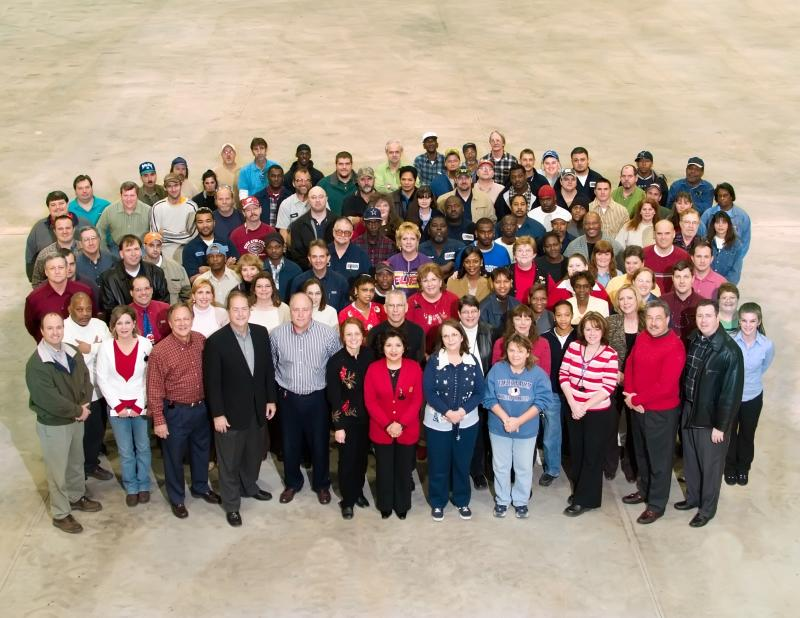
#> input picture crowd.jpg, 800 x 618 px
$ python Code.py   (older library calls are emulated)
#> lines starting #> are read from the running program, lines starting #| are printed output that depends on the picture
#> in main, image is the input picture: shape (618, 800, 3); mean B, G, R 131.1, 142.8, 160.9
import cv2
import numpy as np
from mtcnn import MTCNN
from skimage import feature
from sklearn.preprocessing import normalize
import matplotlib.pyplot as plt

# Helper functions
def resize_image(image, new_size=(128, 128)):
    return cv2.resize(image, new_size)

def convert_to_grayscale(image):
    return cv2.cvtColor(image, cv2.COLOR_BGR2GRAY)
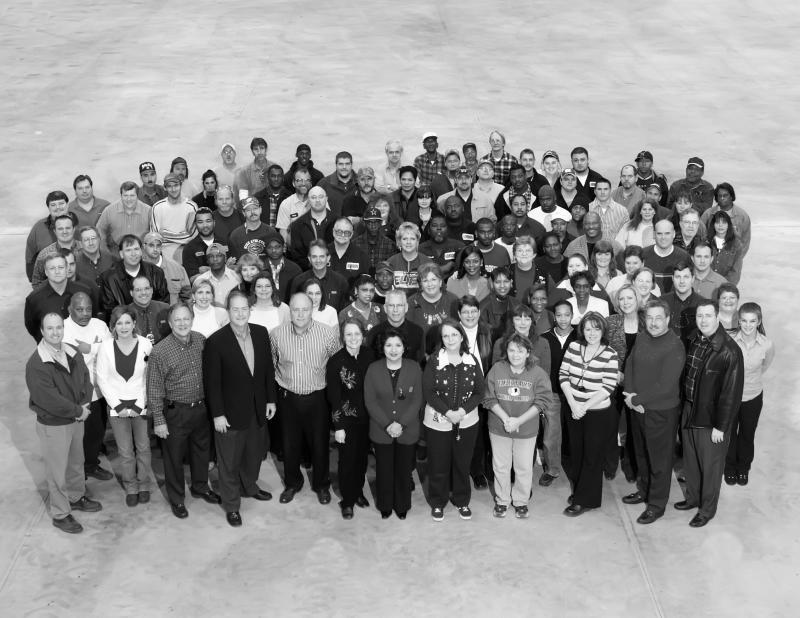
#> returned value: shape (618, 800); min 0, max 255, mean 146.9

def histogram_equalization(image):
    return cv2.equalizeHist(image)

def canny_edge_detection(image):
    return cv2.Canny(image, 100, 200)

def gabor_filter(image, ksize=31, sigma=4.0, theta=0.0, lambd=10.0, gamma=0.5):
    gabor_kernel = cv2.getGaborKernel((ksize, ksize), sigma, theta, lambd, gamma)
    return cv2.filter2D(image, cv2.CV_8UC3, gabor_kernel)

def compute_lbp(image):
    lbp = feature.local_binary_pattern(image, P=8, R=1, method='uniform')
    return lbp

def compute_hog(image):
    hog_descriptor, hog_image = feature.hog(image, pixels_per_cell=(8, 8), cells_per_block=(2, 2), visualize=True)
    return hog_descriptor, hog_image

def normalize_image(image):
    return normalize(image.reshape(-1, 1)).reshape(image.shape)

# Non-Maximum Suppression (NMS) function
# [31 lines left out: function non_max_suppression, not called in this run]

# Face detection function using MTCNN
def detect_faces_mtcnn(image):
    detector = MTCNN()
    rgb_image = cv2.cvtColor(image, cv2.COLOR_BGR2RGB)
    faces_mtcnn = detector.detect_faces(rgb_image)

    boxes = []
    for face in faces_mtcnn:
        x, y, w, h = face['box']
        boxes.append((x, y, x + w, y + h))

    # Apply NMS to filter out overlapping bounding boxes
    if len(boxes) > 0:
        boxes = non_max_suppression(np.array(boxes))
    else:
        boxes = np.empty((0, 4), int)  # Create an empty array with shape (0, 4) if no faces are detected
    return boxes

# Function to enhance the image for better face detection
def enhance_image(image):
    grayscale_image = convert_to_grayscale(image)
    blurred_image = cv2.GaussianBlur(grayscale_image, (5, 5), 0)
    sharpened_image = cv2.addWeighted(grayscale_image, 1.5, blurred_image, -0.5, 0)
    equalized_image = histogram_equalization(sharpened_image)
#> in histogram_equalization, `return cv2.equalizeHist(image)`:
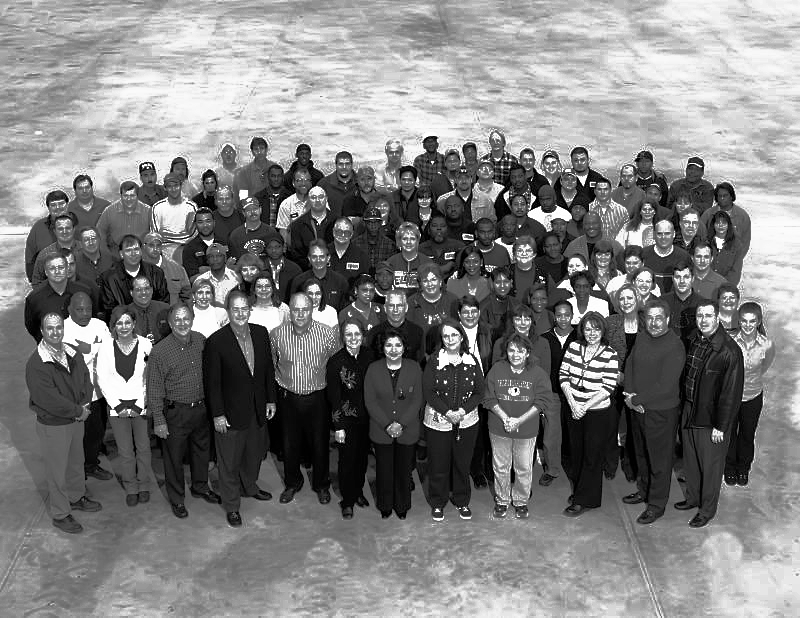
#> returned value: shape (618, 800); min 0, max 255, mean 128.1
    return equalized_image

# Main function to process an image
def main(image_path):
    # Load and preprocess image
    image = cv2.imread(image_path)
    enhanced_image = enhance_image(image)

    # Face detection using MTCNN
    faces_mtcnn = detect_faces_mtcnn(image)
    face_count_final = len(faces_mtcnn)

    # Print the total number of detected faces
    print(f"Total number of faces detected: {face_count_final}")

    # Draw rectangles around detected faces
    for (x, y, x2, y2) in faces_mtcnn:
        cv2.rectangle(image, (x, y), (x2, y2), (255, 0, 0), 2)

    # Additional image preprocessing and feature extraction
    resized_image = resize_image(image)
    grayscale_image = convert_to_grayscale(resized_image)
    equalized_image = histogram_equalization(grayscale_image)

    # Extract features
    edges = canny_edge_detection(equalized_image)
    gabor_response = gabor_filter(equalized_image)
    lbp_features = compute_lbp(equalized_image)
    hog_descriptor, hog_image = compute_hog(equalized_image)

    # Normalize image
    normalized_image = normalize_image(equalized_image)

    # Display results
    plt.figure(figsize=(14, 10))
    plt.subplot(2, 4, 1), plt.title('Original Image'), plt.imshow(cv2.cvtColor(image, cv2.COLOR_BGR2RGB))
    plt.subplot(2, 4, 2), plt.title('Grayscale Image'), plt.imshow(grayscale_image, cmap='gray')
    plt.subplot(2, 4, 3), plt.title('Equalized Image'), plt.imshow(equalized_image, cmap='gray')
    plt.subplot(2, 4, 4), plt.title('Edges'), plt.imshow(edges, cmap='gray')
    plt.subplot(2, 4, 5), plt.title('Gabor Response'), plt.imshow(gabor_response, cmap='gray')
    plt.subplot(2, 4, 6), plt.title('LBP'), plt.imshow(lbp_features, cmap='gray')
    plt.subplot(2, 4, 7), plt.title('HOG'), plt.imshow(hog_image, cmap='gray')
    plt.subplot(2, 4, 8), plt.title('Detected Faces'), plt.imshow(cv2.cvtColor(image, cv2.COLOR_BGR2RGB))
    plt.show()

# Run the main function with the provided image path
image_path = 'crowd.jpg'  # Update with the path to your uploaded image
main(image_path)
#> (the call stopped at in detect_faces_mtcnn, `detector = MTCNN()`: mtcnn is not available in this run)

$ run again, with 5.jpg copied over crowd.jpg
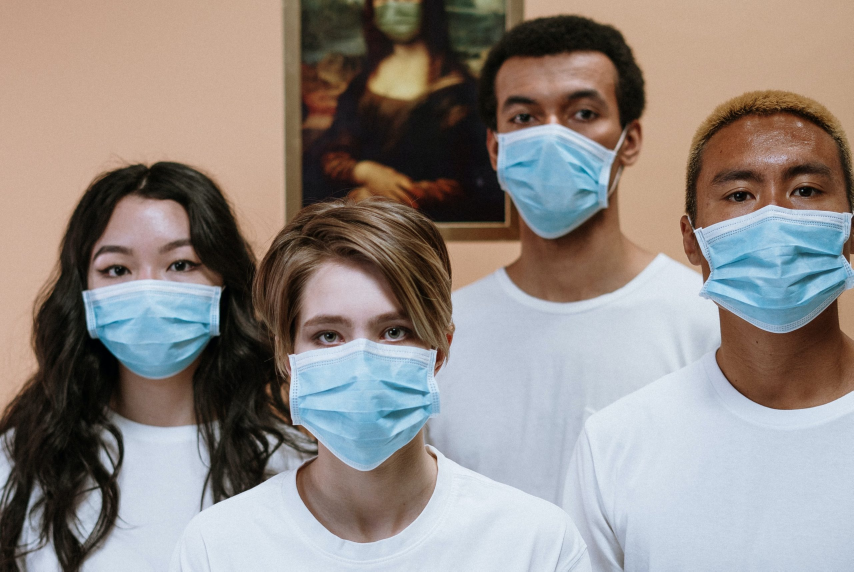
#> input picture 5.jpg, 2560 x 1714 px (shown at 1/3 size)
#> in main, image is the input picture: shape (1714, 2560, 3); mean B, G, R 133.6, 138, 145.5
#> in convert_to_grayscale, `return cv2.cvtColor(image, cv2.COLOR_BGR2GRAY)`:
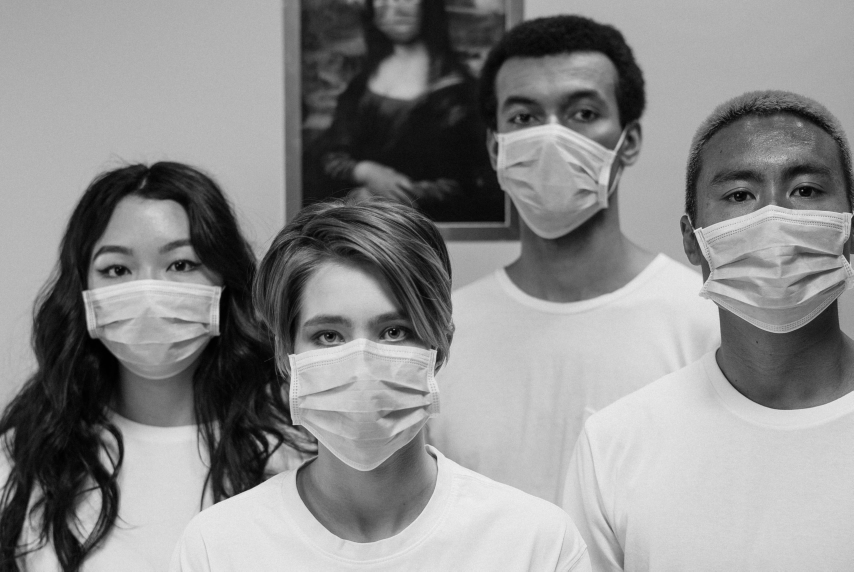
#> returned value: shape (1714, 2560) (shown at 1/3 size); min 0, max 243, mean 139.7
#> in histogram_equalization, `return cv2.equalizeHist(image)`:
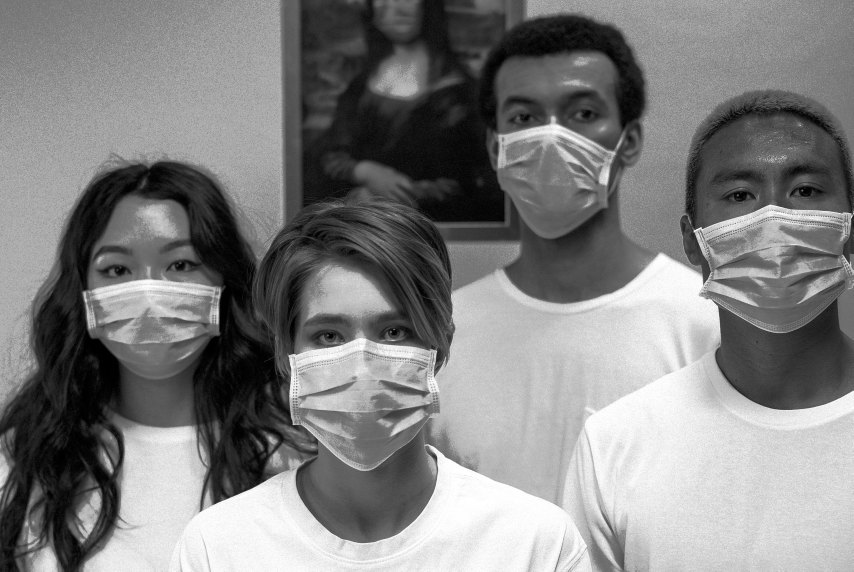
#> returned value: shape (1714, 2560) (shown at 1/3 size); min 0, max 255, mean 128.5
